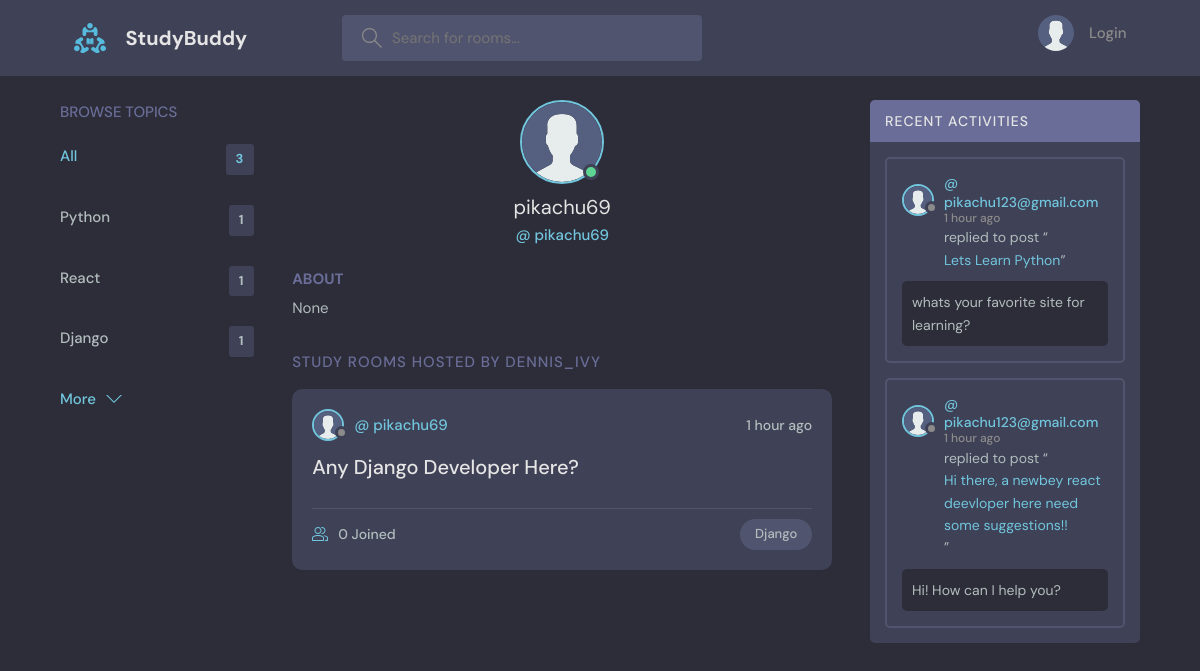
Screenshot of /profile/3/ with the database file from the repository.
### base/models.py (models this page shows, shortened)
class Topic(models.Model):
    name = models.CharField(max_length=200)

class User(AbstractUser):
    name = models.CharField(max_length=200, null=True)
    email = models.EmailField(unique=True,null=True)
    bio = models.TextField(null=True)
    avatar = models.ImageField(null=True, default = "avatar.svg")
    USERNAME_FIELD = 'email'
    REQUIRED_FIELDS = []

class Room(models.Model):
    host = models.ForeignKey(User, on_delete=models.SET_NULL,null=True)
    topic = models.ForeignKey(Topic, on_delete=models.SET_NULL,null=True)
    name = models.CharField(max_length=200)
    description = models.TextField(null=True, blank=True)
    participants=models.ManyToManyField(User,related_name='participants',blank=True)
    updated = models.DateTimeField(auto_now=True)  # auto_now updates everytime it got updated
    created = models.DateTimeField(auto_now_add=True)  # auto_mow_add only update once while updating
    class Meta:
        ordering = ['-updated','-created']

class Message(models.Model):
    user = models.ForeignKey(User, on_delete=models.CASCADE)
    room = models.ForeignKey(Room, on_delete=models.CASCADE)
    body = models.TextField()
    updated = models.DateTimeField(auto_now=True)
    created = models.DateTimeField(auto_now_add=True)
    class Meta:
        ordering = ['-updated','-created']

### base/views.py (the view)
# urls.py: path('profile/<str:pk>/', views.userProfile, name='user-profile'),
def userProfile(request,pk):
    user = User.objects.get(id=pk)
    rooms = user.room_set.all()
    room_messages = user.message_set.all()
    topics = Topic.objects.all()
    context = {'user': user,'rooms':rooms, 'room_messages':room_messages,'topics':topics}
    return render(request,'base/profile.html',context)

### base/templates/base/profile.html (shortened to what this page needs)
{% extends 'main.html' %}
{% block content %}
  <main class="profile-page layout layout--3">
    <div class="container">
           {% include 'base/topics_component.html' %}
      <div class="roomList">
        <div class="profile">
          <div class="profile__avatar">
            <div class="avatar avatar--large active">
              <img src="{{user.avatar.url}}" />
            </div>
          </div>
          <div class="profile__info">
            <h3>{{user.username}}</h3>
            <p>@ {{user.username}}</p>
          </div>
          <div class="profile__about">
            <h3>About</h3>
            <p>
              {{user.bio}}
            </p>
          </div>
        </div>
        <div class="roomList__header">
          <div>
            <h2>Study Rooms Hosted by dennis_ivy</a>
            </h2>
          </div>
        </div>
           {% include 'base/feed_component.html' %}
      </div>
        {% include 'base/activity_component.html' %}
    </div>
  </main>
{%endblock content%}

### base/templates/base/topics_component.html
 <div class="topics">
          <div class="topics__header">
            <h2>Browse Topics</h2>
          </div>
          <ul class="topics__list">
            <li>
              <a href="{%url 'home' %}" class="active">All <span>{{topics.count}}</span></a>
            </li>
              {% for topic in topics %}
            <li>
              <a href="{% url 'home'%}?q={{topic.name}}">{{topic.name}} <span>{{topic.room_set.all.count}}</span></a>
            </li>
                 {% endfor %}
          </ul>
          <a class="btn btn--link" href="{% url 'topics' %}">
            More
            <svg version="1.1" xmlns="http://www.w3.org/2000/svg" width="32" height="32" viewBox="0 0 32 32">
              <title>chevron-down</title>
              <path d="M16 21l-13-13h-3l16 16 16-16h-3l-13 13z"></path>
            </svg>
          </a>
        </div>

### base/templates/base/feed_component.html (shortened to what this page needs)
    {% for room in rooms%}
     <div class="roomListRoom">
                <div class="roomListRoom__header">
                  <a href="{% url 'user-profile' room.host.id %}" class="roomListRoom__author">
                    <div class="avatar avatar--small">
                      <img src="{{room.host.avatar.url}}" />
                    </div>
                    <span>@ {{room.host.username}}</span>
                  </a>
                  <div class="roomListRoom__actions">
                    <span>{{room.created|timesince}} ago </span>
                  </div>
                </div>
                <div class="roomListRoom__content">
                  <a href="{%url 'room' room.id %}">{{room.name}}</a>
                </div>
                <div class="roomListRoom__meta">
                  <a href="{%url 'room' room.id %}" class="roomListRoom__joined">
                    {{room.participants.all.count}} Joined
                  </a>
                  <p class="roomListRoom__topic">{{room.topic.name}}</p>
                </div>
              </div>
    {% endfor %}

### base/templates/base/activity_component.html (shortened to what this page needs)
        <div class="activities">
          <div class="activities__header">
            <h2>Recent Activities</h2>
          </div>
            {% for message in room_messages %}
          <div class="activities__box">
            <div class="activities__boxHeader roomListRoom__header">
              <a href="{% url 'user-profile' message.user.id %}" class="roomListRoom__author">
                <div class="avatar avatar--small">
                  <img src="{{message.user.avatar.url}}" />
                </div>
                <p>
                  @ {{message.user}}
                  <span>{{message.created| timesince}} ago</span>
                </p>
              </a>
            </div>
            <div class="activities__boxContent">
              <p>replied to post “<a href="{%url 'room' message.room.id %}">{{message.room.name}}</a>”</p>
              <div class="activities__boxRoomContent">
                {{message.body}}
              </div>
            </div>
          </div>
            {% endfor%}
        </div>

### rows the page displays
Topic: name "Python", room_set.all.count "1"
Topic: name "React", room_set.all.count "1"
Topic: name "Django", room_set.all.count "1"
User: avatar (placeholder picture), username "pikachu69", bio "None"
Room: host.avatar (placeholder picture), host.username "pikachu69", created "1 hour", name "Any Django Developer Here?", participants.all.count "0", topic.name "Django"
Message: user.avatar (placeholder picture), user "pikachu123@gmail.com", created "1 hour", room.name "Lets Learn Python", body "whats your favorite site for learning?"
Message: user.avatar (placeholder picture), user "pikachu123@gmail.com", created "1 hour", room.name "Hi there, a newbey react deevloper here need some suggestions!!", body "Hi! How can I help you?"

### other values shown
{{ topics.count }} "3"
